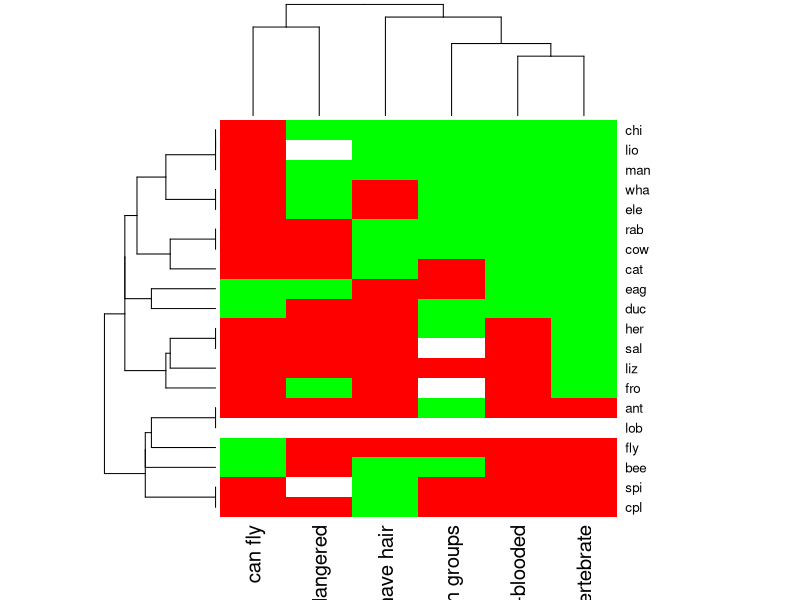
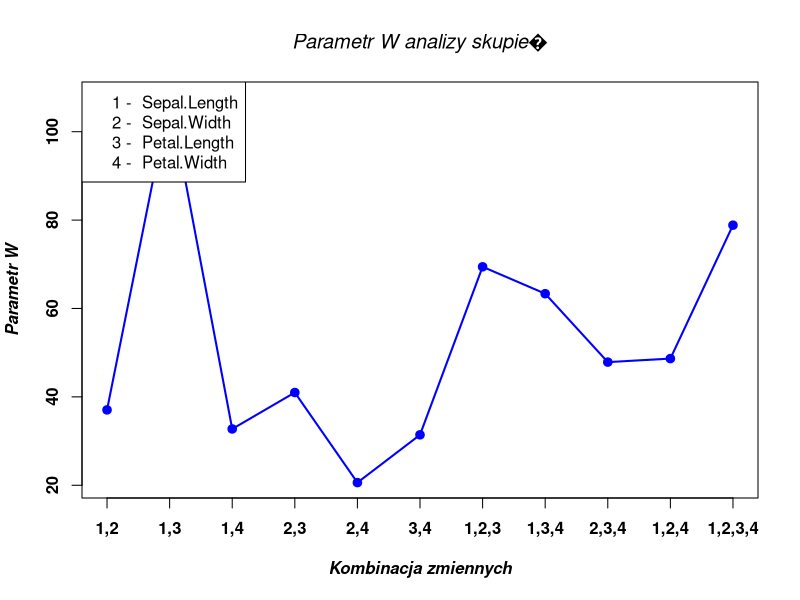

Reproduce these figures in R, in order.
# Zadanie 1

# Wczytanie danych (20 zwierzat opisanych przez 6 roznych charakterystyk)
animals <- cluster::animals
colnames(animals) <- c("warm-blooded", 
                       "can fly",
                       "vertebrate",
                       "endangered",
                       "live in groups",
                       "have hair")

# Tworzenie mapy cieplnej
heatmap(as.matrix(animals), col = c("red", "green")) 

# Widzimy, ze istnieja ogolnie 4 grupy zwierzat 
# - stalocieplne kregowce zyjace w grupach, majace wlosy, nie potrafiace latac i ktore nie sa zagrozone,
# - zmiennocieplne bezkregowce, ktore nie sa zagrozone,
# - zmiennocieplne kregowce, nie majace wlosow, nie potrafiace latac i niezagrozone,
# - stalocieplne kregowce, nie majace wlosow, niektore mogace latac i niektore zagrozone




# Zadanie 2

# Wczytanie danych i nazwanie kolumn
data <- iris
colnames(data) <- c("1", "2", "3", "4", "class")

# Macierz kombinacji zmiennych
M <- matrix(list(), nrow = 11, ncol = 1)
M[[1]] <- c(1,2)
M[[2]] <- c(1,3)
M[[3]] <- c(1,4)
M[[4]] <- c(2,3)
M[[5]] <- c(2,4)
M[[6]] <- c(3,4)
M[[7]] <- c(1,2,3)
M[[8]] <- c(1,3,4)
M[[9]] <- c(2,3,4)
M[[10]] <- c(1,2,4)
M[[11]] <- c(1,2,3,4) # Chyba wszystkie

# Wyznaczamy parametr W, to nam powie dla jakich kombinacji zmiennych mamy optymalny podzial 
# kmeans dla wartosci k = 3
W <- lapply(M, function(i) kmeans(data[,i], 3)$tot.withinss)

# Wykres parametru W dla roznych kombinacji zmienncyh zbioru iris
plot(1:length(W), W, xaxt = "n", col = "blue", type = 'o', main = 'Parametr W analizy skupie�',
     ylab = 'Parametr W', xlab = "Kombinacja zmiennych", pch = 19, font = 2, font.lab = 4,
     font.main = 3, cex = 1, lwd = 2)

axis(1, at = 1:length(W), font = 2,
     labels = c("1,2", "1,3", "1,4", "2,3", "2,4", "3,4", "1,2,3", "1,3,4", "2,3,4", "1,2,4", "1,2,3,4"))

legend("topleft", legend=c(
  paste("1 - ", colnames(iris)[1]),
  paste("2 - ", colnames(iris)[2]),
  paste("3 - ", colnames(iris)[3]),
  paste("4 - ", colnames(iris)[4]))
)


# Parametry W czesto bardzo sie roznia ale najczesciej najmniejsza wartosc mamy dla 
# kombinacji 2,4 i 3,4 skladowej